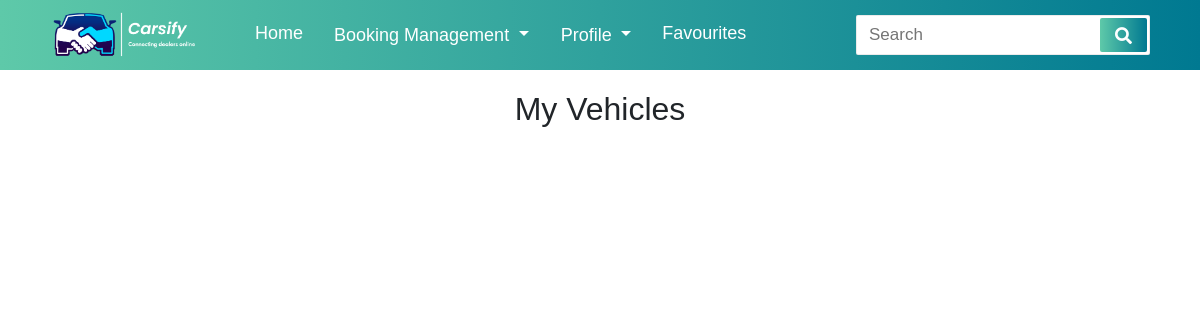
Page /myvehicle/ (signed in) on the earlier database version.
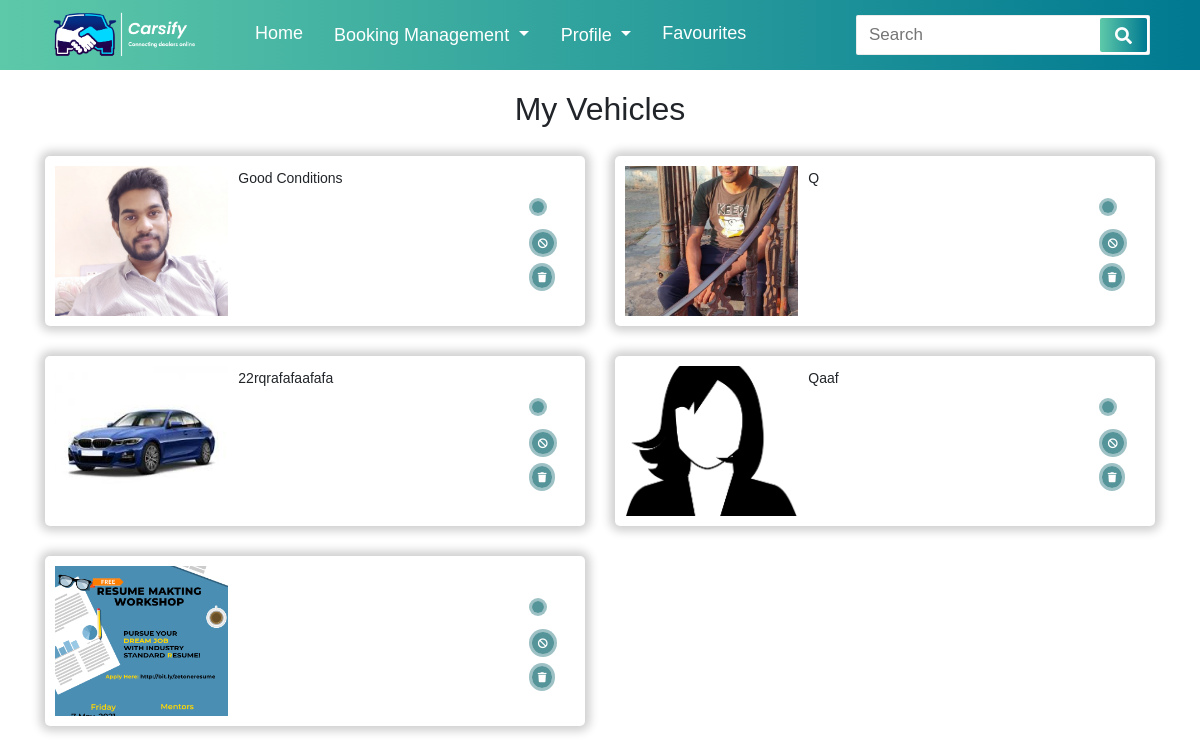
Same page on the later database version.
### CarsifyApp/models.py (models this page shows, shortened)
class Individual_Car_Details(models.Model):
    user = models.ForeignKey(User,on_delete=models.CASCADE,null=True)
    Company = models.ForeignKey(Car_Company,on_delete=models.CASCADE,null=True)
    Model = models.ForeignKey(Car_Model,on_delete=models.CASCADE,null=True)
    Registration_State = models.ForeignKey(India_States, on_delete=models.CASCADE, null=True)
    City = models.TextField(null=True)
    Fuel_Type = models.ForeignKey(Car_Fuel, on_delete=models.CASCADE, null=True)
    Transmission = models.ForeignKey(Transmission_Type, on_delete=models.CASCADE, null=True)
    Owners = models.ForeignKey(Number_of_Owners,on_delete=models.CASCADE,null=True)
    Body_Type = models.ForeignKey(Car_Body_Type,on_delete=models.CASCADE,null=True)
    Car_Status = models.BooleanField(default=False)
    Date_of_Manufacturing = models.DateField(null=True)
    Card_Registration_Number = models.TextField(null=True)
    Car_Varient = models.TextField(null=True)
    KM = models.IntegerField(null=True)
    Showimage = models.ImageField(null=False, blank=False)
    Color = models.TextField(null=True)
    Price = models.IntegerField(null=True)
    Insurance = models.TextField(null=True)
    Insurance_Type = models.TextField(null=True)
    Discription = models.TextField(null=True)

### CarsifyApp/views.py (the view)
# urls.py: path('myvehicle/', MYvehicle, name='MYvehicle'),
@login_required(login_url='CarsifyApp:LoginSignup')
def MYvehicle(request):
    data = Individual_Car_Details.objects.filter(user=request.user)
    dic = {'m_Car': data}
    return render(request, 'myvehicle.html', dic)

### CarsifyApp/templates/myvehicle.html (shortened to what this page needs)
{% load static %}
<!DOCTYPE html>
<html lang="en">
<head>
    <link rel="stylesheet" href="{% static 'assets/stylesheets/myvehicle.css' %}">
    <link rel="stylesheet" href="{% static 'assets/stylesheets/navigation.css' %}">
    <link rel="stylesheet" href="https://stackpath.bootstrapcdn.com/bootstrap/4.3.1/css/bootstrap.min.css">
    <link rel="stylesheet" href="https://pro.fontawesome.com/releases/v5.10.0/css/all.css"/>
</head>
<body>
      <nav>
        <div class="logoo">
          <img src="{% static 'assets/images/logo7.png' %}"/>
        </div>
        <div class="navitems">
            <li><a href="{% url 'CarsifyApp:Dashboard' %}">Home</a></li>
            <li><a href="#">
                <div class="dropdown show">
                    <a class="btn dropdown-toggle dropdown-navi" href="#" role="button" id="dropdownMenuLink" data-toggle="dropdown" aria-haspopup="true" aria-expanded="false">
                      Booking Management
                    </a>
                  </div>
            </a></li>
            <li><a href="#"><div class="dropdown show">
              <a class="btn dropdown-toggle dropdown-navi" href="profile.html" role="button" id="dropdownMenuLink" data-toggle="dropdown" aria-haspopup="true" aria-expanded="false">
               Profile
              </a>
            </div></a></li>
            <li><a href="{% url 'CarsifyApp:Favourites' %}">Favourites</a></li>
        </div>
        <form action="#">
                <input type="search" class="search-data" placeholder="Search" required>
                <button type="submit" class="fas fa-search"></button>
        </form>
    </nav>
        <h2 class="mainhead">My Vehicles</h2>
        <div class="container">
          <div class="row">
            {% for i in m_Car %}
            <div class="col-lg-6">
              <div class="row mycard">
                <div class="col-4">
                  <div class="img">
                    <img src="{{ i.Showimage.url }}">
                  </div>
                </div>
                <div class="col-6 mycontent">
                    {{ i.Discription }}
                </div>
                <div class="col-2">
                  <div class="myicons">
                  <ul>
                    <li><a href="{% url 'CarsifyApp:Edit_Vehicle_Details' i.id %}"><i title="edit" class="fa fa-pencil"></i></a></li>
                    <li><a href="{% url 'CarsifyApp:Disable_My_Vehicle' i.id %}"><i title="disable" class="fa fa-ban"></i></a></li>
                    <li><a href="{% url 'CarsifyApp:Delete_My_Car' i.id %}"><i title="delte" class="fa fa-trash"></i></a></li>
                  </ul>
                </div>
                </div>
              </div>
            </div>
            {% endfor %}
          </div>
        </div>
      </body>
</html>

Differences in the rows shown:
added Individual_Car_Details: Showimage (picture), Discription "Good Conditions"
added Individual_Car_Details: Showimage (picture), Discription "Q"
added Individual_Car_Details: Showimage (picture), Discription "22rqrafafaafafa"
added Individual_Car_Details: Showimage (picture), Discription "Qaaf"
added Individual_Car_Details: Showimage (picture)
